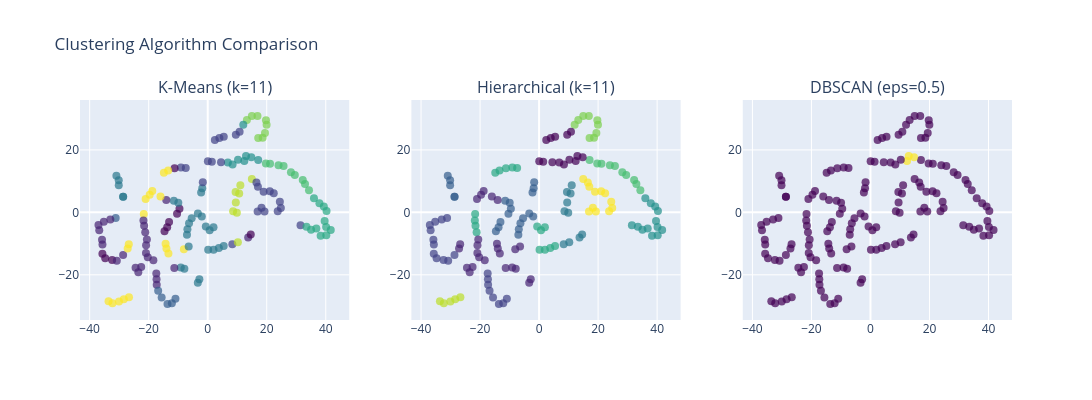

The cell this chart's notebook holds for it:
### Code cell
# Compare clustering algorithms
from plotly.subplots import make_subplots
import plotly.graph_objects as go

# Hierarchical clustering
hierarchical = AgglomerativeClustering(n_clusters=N_CLUSTERS)
df['hierarchical_cluster'] = hierarchical.fit_predict(embedding_matrix)

# DBSCAN (density-based)
dbscan = DBSCAN(eps=0.5, min_samples=3)
df['dbscan_cluster'] = dbscan.fit_predict(embedding_matrix)

# Compare all three
fig = make_subplots(rows=1, cols=3, subplot_titles=[
    f'K-Means (k={N_CLUSTERS})',
    f'Hierarchical (k={N_CLUSTERS})', 
    f'DBSCAN (eps=0.5)'
])

for i, (col, title) in enumerate([
    ('cluster', 'K-Means'),
    ('hierarchical_cluster', 'Hierarchical'),
    ('dbscan_cluster', 'DBSCAN')
], 1):
    fig.add_trace(
        go.Scatter(
            x=df['x'], y=df['y'],
            mode='markers',
            marker=dict(color=df[col], colorscale='viridis', size=8, opacity=0.7),
            text=df['reference'],
            hovertemplate='%{text}<extra></extra>'
        ),
        row=1, col=i
    )

fig.update_layout(height=400, width=1200, title_text="Clustering Algorithm Comparison", showlegend=False)
fig.show()

print(f"DBSCAN found {len(df['dbscan_cluster'].unique())} clusters (including noise as -1)")

### Figure 1 — Plotly figure (JSON) as saved in the notebook; plotly's stock layout.template omitted (floating-point values rounded to 4 significant figures; data arrays with more than 128 entries replaced by an {"elided": "..."} marker saying what was removed)
{"data": [{"hovertemplate": "%{text}<extra></extra>", "marker": {"color": {"elided": "155 int values"}, "colorscale": [[0, "#440154"], [0.1111, "#482878"], [0.2222, "#3e4989"], [0.3333, "#31688e"], [0.4444, "#26828e"], [0.5556, "#1f9e89"], [0.6667, "#35b779"], [0.7778, "#6ece58"], [0.8889, "#b5de2b"], [1, "#fde725"]], "opacity": 0.7, "size": 8}, "mode": "markers", "text": {"elided": "155 str values"}, "type": "scatter", "x": {"elided": "155 float values"}, "xaxis": "x", "y": {"elided": "155 float values"}, "yaxis": "y"}, {"hovertemplate": "%{text}<extra></extra>", "marker": {"color": {"elided": "155 int values"}, "colorscale": [[0, "#440154"], [0.1111, "#482878"], [0.2222, "#3e4989"], [0.3333, "#31688e"], [0.4444, "#26828e"], [0.5556, "#1f9e89"], [0.6667, "#35b779"], [0.7778, "#6ece58"], [0.8889, "#b5de2b"], [1, "#fde725"]], "opacity": 0.7, "size": 8}, "mode": "markers", "text": {"elided": "155 str values"}, "type": "scatter", "x": {"elided": "155 float values"}, "xaxis": "x2", "y": {"elided": "155 float values"}, "yaxis": "y2"}, {"hovertemplate": "%{text}<extra></extra>", "marker": {"color": {"elided": "155 int values"}, "colorscale": [[0, "#440154"], [0.1111, "#482878"], [0.2222, "#3e4989"], [0.3333, "#31688e"], [0.4444, "#26828e"], [0.5556, "#1f9e89"], [0.6667, "#35b779"], [0.7778, "#6ece58"], [0.8889, "#b5de2b"], [1, "#fde725"]], "opacity": 0.7, "size": 8}, "mode": "markers", "text": {"elided": "155 str values"}, "type": "scatter", "x": {"elided": "155 float values"}, "xaxis": "x3", "y": {"elided": "155 float values"}, "yaxis": "y3"}], "layout": {"annotations": [{"font": {"size": 16}, "showarrow": false, "text": "K-Means (k=11)", "x": 0.1444, "xanchor": "center", "xref": "paper", "y": 1, "yanchor": "bottom", "yref": "paper"}, {"font": {"size": 16}, "showarrow": false, "text": "Hierarchical (k=11)", "x": 0.5, "xanchor": "center", "xref": "paper", "y": 1, "yanchor": "bottom", "yref": "paper"}, {"font": {"size": 16}, "showarrow": false, "text": "DBSCAN (eps=0.5)", "x": 0.8556, "xanchor": "center", "xref": "paper", "y": 1, "yanchor": "bottom", "yref": "paper"}], "height": 400, "showlegend": false, "title": {"text": "Clustering Algorithm Comparison"}, "width": 1200, "xaxis": {"anchor": "y", "domain": [0, 0.2889]}, "xaxis2": {"anchor": "y2", "domain": [0.3556, 0.6444]}, "xaxis3": {"anchor": "y3", "domain": [0.7111, 1]}, "yaxis": {"anchor": "x", "domain": [0, 1]}, "yaxis2": {"anchor": "x2", "domain": [0, 1]}, "yaxis3": {"anchor": "x3", "domain": [0, 1]}}}
